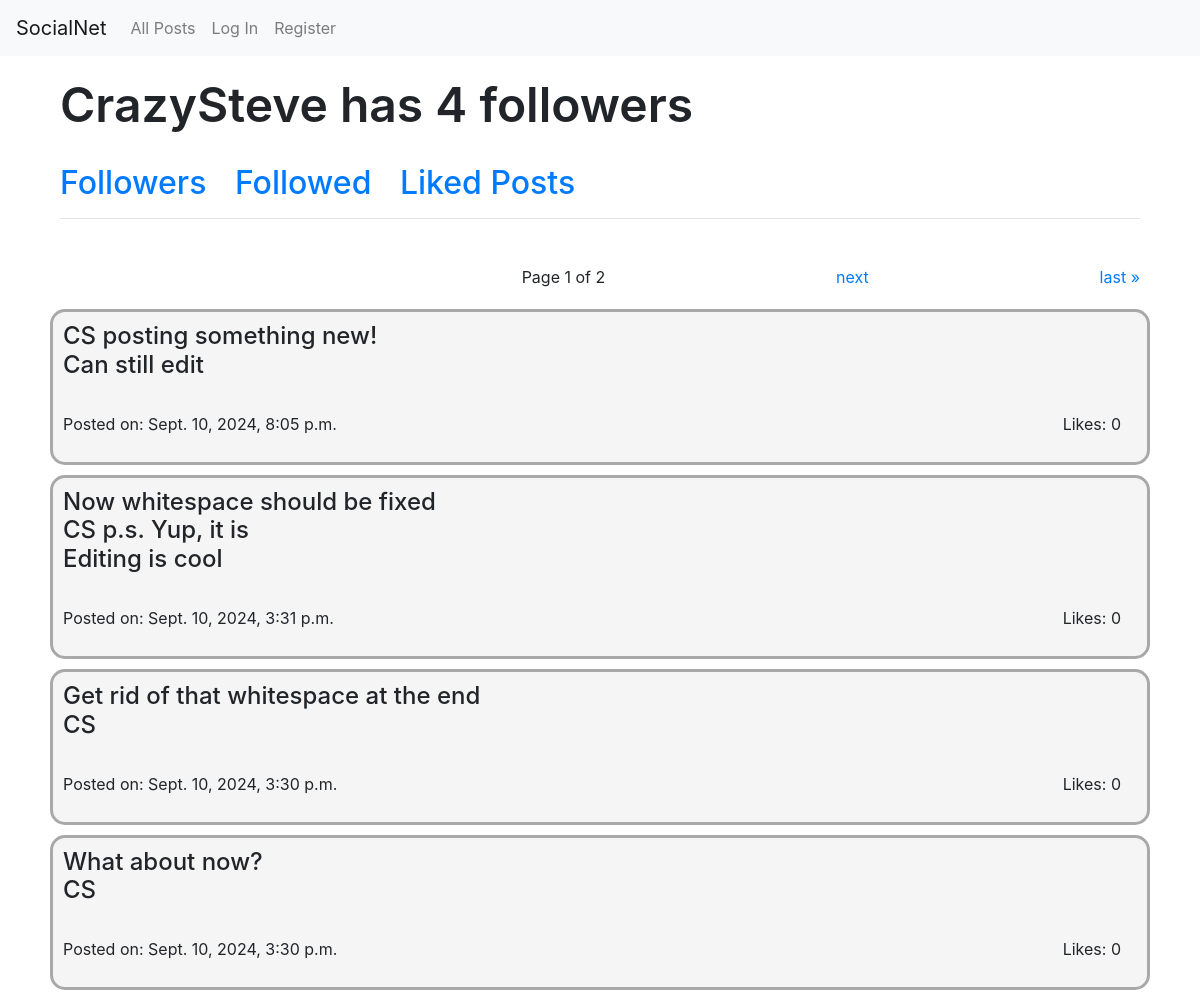
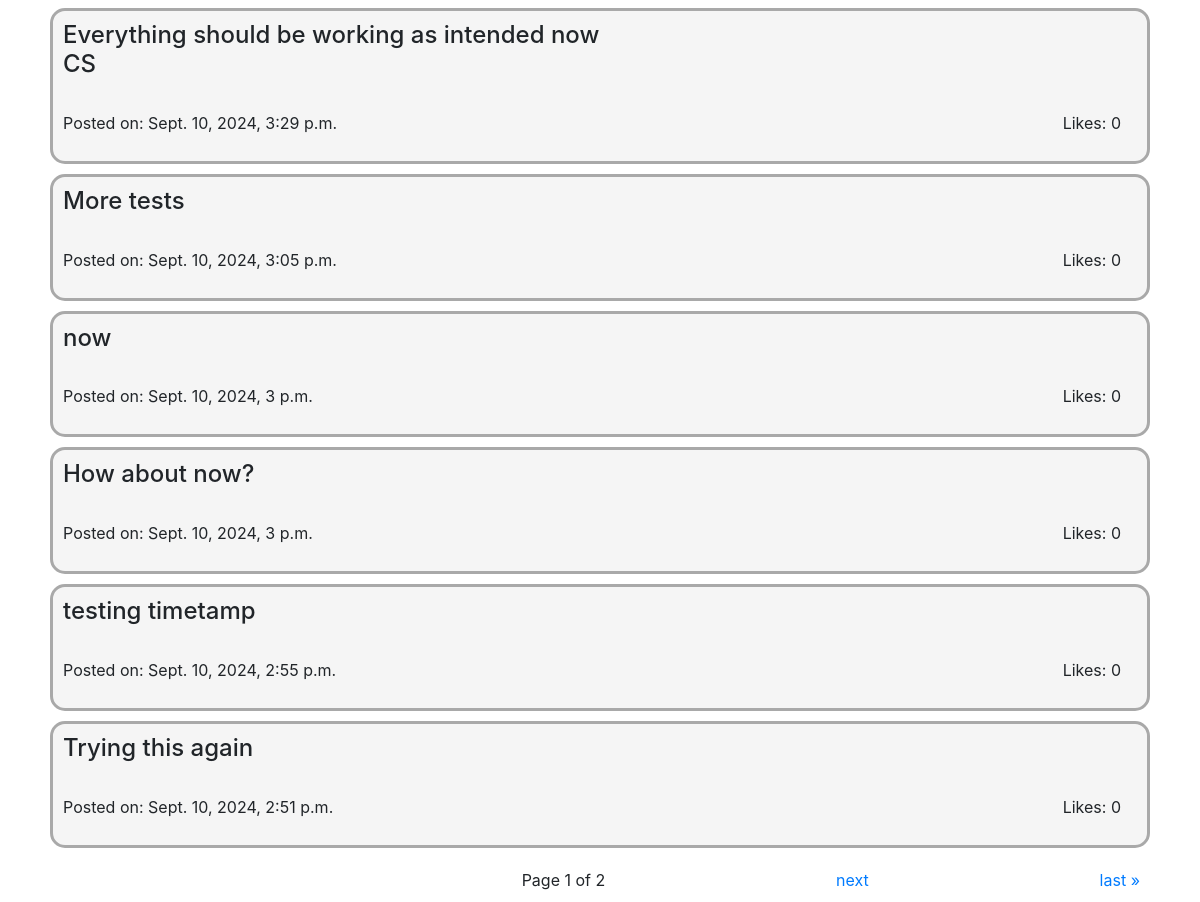
The app's page /profile/CrazySteve with its own data (2 pictures, top to bottom).
### network/models.py (models this page shows, shortened)
class User(AbstractUser):
    def __str__(self):
        return self.username

class Post(models.Model):
    user = models.ForeignKey(User, on_delete=models.CASCADE, related_name="posts")
    content = models.TextField(blank=True)
    timestamp = models.DateTimeField(auto_now_add=True)
    def like_count(self):
        return self.likes.count()

### network/views.py (the view)
# urls.py: path("profile/<str:username>",views.profile, name="profile"),
def profile(request, username):
    user = get_object_or_404(User, username=username)
    posts = Post.objects.filter(user=user).order_by('-timestamp')
    follower_count = user.followers.count()
    paginator = Paginator(posts, 10)
    page_number = request.GET.get('page')
    page_obj = paginator.get_page(page_number)
    is_following = False
    if request.user.is_authenticated:
        is_following = Follow.objects.filter(follower=request.user, following=user).exists()
        liked_posts = Like.objects.filter(user=request.user, post__in=posts).values_list('post_id', flat=True)
        return render(request, "network/profile.html", {
            "posts": posts,
            "post_user": user,
            "follower_count": follower_count,
            "liked_posts": liked_posts,
            "is_following": is_following,
            "page_obj": page_obj
        })
    else:
        return render(request, "network/profile.html", {
            "posts": posts,
            "post_user": user,
            "follower_count": follower_count,
            "page_obj": page_obj
        })

### network/templates/network/profile.html (shortened to what this page needs)
{% extends "network/layout.html" %}
{% block body %}
    <h1 id="profile-title">
        {{ post_user.username }}
        {% if user.is_authenticated %}
            {% if user.username != post_user.username %}
                {% if is_following %}
                    <button class="btn btn-primary follow-btn" data-username="{{ post_user.username }}">
                        Unfollow
                        <span class="follower-count">{{ follower_count }}</span>
                    </button>
                {% else %}
                    <button class="btn btn-outline-primary follow-btn" data-username="{{ post_user.username }}">
                        Follow
                        <span class="follower-count">{{ follower_count }}</span>
                    </button>
                {% endif %}
            {% else %}
                {% if follower_count > 1 %}
                    <span class="follower-count"> You have {{ follower_count }} followers</span>
                {% elif follower_count == 1 %}
                    <span class="follower-count"> You have {{ follower_count }} follower</span>
                {% else %}
                    <span class="follower-count"> You have {{ follower_count }} followers</span>
                {% endif %}
            {% endif %}
        {% else %}
            {% if follower_count > 1 %}
                <span class="follower-count"> has {{ follower_count }} followers</span>
            {% elif follower_count == 1 %}
                <span class="follower-count"> has {{ follower_count }} follower</span>
            {% else %}
                <span class="follower-count"> has {{ follower_count }} followers</span>
            {% endif %}
        {% endif %}
    </h1>
    <h2 id="profile-navbar">
        <a class="profile-links" href="{% url 'followers' post_user.username %}">Followers</a>
        <a class="profile-links" href="{% url 'followed' post_user.username %}">Followed</a>
        <a class="profile-links" href="{% url 'liked' post_user.username %}">Liked Posts</a>
        <hr>
    </h2>
    {% if page_obj.paginator.num_pages > 1 %}
        <div class="pagination">
            <span class="current">
                Page {{ page_obj.number }} of {{ page_obj.paginator.num_pages }}
            </span>
            {% if page_obj.has_next %}
                <a href="?page={{ page_obj.next_page_number }}">next</a>
                <a href="?page={{ page_obj.paginator.num_pages }}">last &raquo;</a>
            {% else %}
                <span></span>
                <span></span>
            {% endif %}
        </div>
    {% endif %}
    <div id="all-posts">
    {% for post in page_obj %}
        <div class="post">
            <h4 class="posted-content" id="post-content">{{ post.content }}</h4><br>
            <p id="post-timestamp">
                Posted on: {{ post.timestamp }}
                {% if user.is_authenticated %}
                    {% if post.id in liked_posts %}
                        <button class="btn btn-primary like-btn" data-post-id="{{ post.id }}">
                            Like <span class="like-count">{{ post.like_count }}</span>
                        </button>
                    {% else %}
                        <button class="btn btn-outline-primary like-btn" data-post-id="{{ post.id }}">
                            Like <span class="like-count">{{ post.like_count }}</span>
                        </button>
                    {% endif %}
                {% else %}
                    <span class="like-count">Likes: {{ post.like_count }}</span>
                {% endif %}
            </p>
        </div>
    {% endfor %}
    </div>
    {% if page_obj.paginator.num_pages > 1 %}
        <div class="pagination">
            <span class="current">
                Page {{ page_obj.number }} of {{ page_obj.paginator.num_pages }}
            </span>
            {% if page_obj.has_next %}
                <a href="?page={{ page_obj.next_page_number }}">next</a>
                <a href="?page={{ page_obj.paginator.num_pages }}">last &raquo;</a>
            {% else %}
                <span></span>
                <span></span>
            {% endif %}
        </div>
    {% endif %}
{% endblock %}

### network/static/network/styles.css (style rules this page uses)
.post { padding: 10px; margin-left: 50px; margin-right: 50px; margin-top: 10px; margin-bottom: 10px; border-style: solid; border-radius: 15px; border-color: darkgray; border-width: 3px; background-color: rgb(245, 245, 245); }
#profile-title { padding: 10px; margin-left: 50px; margin-right: 50px; margin-top: 10px; margin-bottom: 10px; font-size: 48px; font-weight: 600; }
#post-timestamp { display: flex; justify-content: space-between; align-items: center; padding-right: 1em; }
.posted-content { white-space: pre-wrap; }
#profile-navbar { padding: 10px; margin-left: 50px; margin-right: 50px; margin-top: 10px; margin-bottom: 10px; }
.profile-links { margin-right: 20px; }
.pagination { display: flex; justify-content: space-between; align-items: center; padding: 10px; margin-left: 50px; margin-right: 50px; }

### records on screen
User: username "CrazySteve"
Post: content "CS posting something new! Can still edit", timestamp "Sept. 10, 2024, 8:05 p.m.", like_count "0"
Post: content "Now whitespace should be fixed CS p.s. Yup, it is Editing is cool", timestamp "Sept. 10, 2024, 3:31 p.m.", like_count "0"
Post: content "Get rid of that whitespace at the end CS", timestamp "Sept. 10, 2024, 3:30 p.m.", like_count "0"
Post: content "What about now? CS", timestamp "Sept. 10, 2024, 3:30 p.m.", like_count "0"
Post: content "Everything should be working as intended now CS", timestamp "Sept. 10, 2024, 3:29 p.m.", like_count "0"
Post: content "More tests", timestamp "Sept. 10, 2024, 3:05 p.m.", like_count "0"
Post: content "now", timestamp "Sept. 10, 2024, 3 p.m.", like_count "0"
Post: content "How about now?", timestamp "Sept. 10, 2024, 3 p.m.", like_count "0"
Post: content "testing timetamp", timestamp "Sept. 10, 2024, 2:55 p.m.", like_count "0"
Post: content "Trying this again", timestamp "Sept. 10, 2024, 2:51 p.m.", like_count "0"

### other values on screen
{{ follower_count }} "4"
{{ page_obj.number }} "1"
{{ page_obj.paginator.num_pages }} "2"
